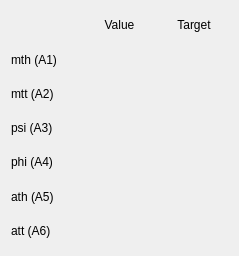
<?xml version="1.0" encoding="UTF-8"?>
<ui version="4.0">
 <class>Form</class>
 <widget class="QWidget" name="Form">
  <property name="geometry">
   <rect>
    <x>0</x>
    <y>0</y>
    <width>239</width>
    <height>256</height>
   </rect>
  </property>
  <property name="windowTitle">
   <string>Form</string>
  </property>
  <layout class="QGridLayout" name="gridLayout">
   <item row="0" column="1">
    <widget class="QLabel" name="label">
     <property name="text">
      <string>Value</string>
     </property>
     <property name="alignment">
      <set>Qt::AlignCenter</set>
     </property>
    </widget>
   </item>
   <item row="1" column="0">
    <widget class="QLabel" name="label_3">
     <property name="text">
      <string>mth (A1)</string>
     </property>
    </widget>
   </item>
   <item row="1" column="2">
    <widget class="ValueDisplay" name="valueDisplay_2">
     <property name="key" stdset="0">
      <string>mth.target</string>
     </property>
     <property name="showName" stdset="0">
      <bool>false</bool>
     </property>
     <property name="formatString" stdset="0">
      <string>%.3f</string>
     </property>
    </widget>
   </item>
   <item row="0" column="2">
    <widget class="QLabel" name="label_2">
     <property name="text">
      <string>Target</string>
     </property>
     <property name="alignment">
      <set>Qt::AlignCenter</set>
     </property>
    </widget>
   </item>
   <item row="1" column="1">
    <widget class="ValueDisplay" name="valueDisplay">
     <property name="device" stdset="0">
      <string>mth</string>
     </property>
     <property name="showName" stdset="0">
      <bool>false</bool>
     </property>
     <property name="formatString" stdset="0">
      <string>%.3f</string>
     </property>
    </widget>
   </item>
   <item row="2" column="0">
    <widget class="QLabel" name="label_4">
     <property name="text">
      <string>mtt (A2)</string>
     </property>
    </widget>
   </item>
   <item row="4" column="0">
    <widget class="QLabel" name="label_6">
     <property name="text">
      <string>phi (A4)</string>
     </property>
    </widget>
   </item>
   <item row="3" column="0">
    <widget class="QLabel" name="label_5">
     <property name="text">
      <string>psi (A3)</string>
     </property>
    </widget>
   </item>
   <item row="5" column="0">
    <widget class="QLabel" name="label_7">
     <property name="text">
      <string>ath (A5)</string>
     </property>
    </widget>
   </item>
   <item row="6" column="0">
    <widget class="QLabel" name="label_8">
     <property name="text">
      <string>att (A6)</string>
     </property>
    </widget>
   </item>
   <item row="2" column="1">
    <widget class="ValueDisplay" name="valueDisplay_3">
     <property name="device" stdset="0">
      <string>mtt</string>
     </property>
     <property name="showName" stdset="0">
      <bool>false</bool>
     </property>
     <property name="formatString" stdset="0">
      <string>%.3f</string>
     </property>
    </widget>
   </item>
   <item row="3" column="1">
    <widget class="ValueDisplay" name="valueDisplay_5">
     <property name="device" stdset="0">
      <string>psi</string>
     </property>
     <property name="showName" stdset="0">
      <bool>false</bool>
     </property>
     <property name="formatString" stdset="0">
      <string>%.3f</string>
     </property>
    </widget>
   </item>
   <item row="4" column="1">
    <widget class="ValueDisplay" name="valueDisplay_4">
     <property name="device" stdset="0">
      <string>phi</string>
     </property>
     <property name="showName" stdset="0">
      <bool>false</bool>
     </property>
     <property name="formatString" stdset="0">
      <string>%.3f</string>
     </property>
    </widget>
   </item>
   <item row="5" column="1">
    <widget class="ValueDisplay" name="valueDisplay_6">
     <property name="device" stdset="0">
      <string>ath</string>
     </property>
     <property name="showName" stdset="0">
      <bool>false</bool>
     </property>
     <property name="formatString" stdset="0">
      <string>%.3f</string>
     </property>
    </widget>
   </item>
   <item row="6" column="1">
    <widget class="ValueDisplay" name="valueDisplay_7">
     <property name="device" stdset="0">
      <string>att</string>
     </property>
     <property name="showName" stdset="0">
      <bool>false</bool>
     </property>
     <property name="formatString" stdset="0">
      <string>%.3f</string>
     </property>
    </widget>
   </item>
   <item row="2" column="2">
    <widget class="ValueDisplay" name="valueDisplay_8">
     <property name="key" stdset="0">
      <string>mtt.target</string>
     </property>
     <property name="showName" stdset="0">
      <bool>false</bool>
     </property>
     <property name="formatString" stdset="0">
      <string>%.3f</string>
     </property>
    </widget>
   </item>
   <item row="3" column="2">
    <widget class="ValueDisplay" name="valueDisplay_9">
     <property name="key" stdset="0">
      <string>psi.target</string>
     </property>
     <property name="showName" stdset="0">
      <bool>false</bool>
     </property>
     <property name="formatString" stdset="0">
      <string>%.3f</string>
     </property>
    </widget>
   </item>
   <item row="4" column="2">
    <widget class="ValueDisplay" name="valueDisplay_10">
     <property name="key" stdset="0">
      <string>phi.target</string>
     </property>
     <property name="showName" stdset="0">
      <bool>false</bool>
     </property>
     <property name="formatString" stdset="0">
      <string>%.3f</string>
     </property>
    </widget>
   </item>
   <item row="5" column="2">
    <widget class="ValueDisplay" name="valueDisplay_11">
     <property name="key" stdset="0">
      <string>ath.target</string>
     </property>
     <property name="showName" stdset="0">
      <bool>false</bool>
     </property>
     <property name="formatString" stdset="0">
      <string>%.3f</string>
     </property>
    </widget>
   </item>
   <item row="6" column="2">
    <widget class="ValueDisplay" name="valueDisplay_12">
     <property name="key" stdset="0">
      <string>att.target</string>
     </property>
     <property name="showName" stdset="0">
      <bool>false</bool>
     </property>
     <property name="formatString" stdset="0">
      <string>%.3f</string>
     </property>
    </widget>
   </item>
  </layout>
 </widget>
 <customwidgets>
  <customwidget>
   <class>ValueDisplay</class>
   <extends>QWidget</extends>
   <header>nicos.guisupport.display</header>
  </customwidget>
 </customwidgets>
 <resources/>
 <connections/>
</ui>
